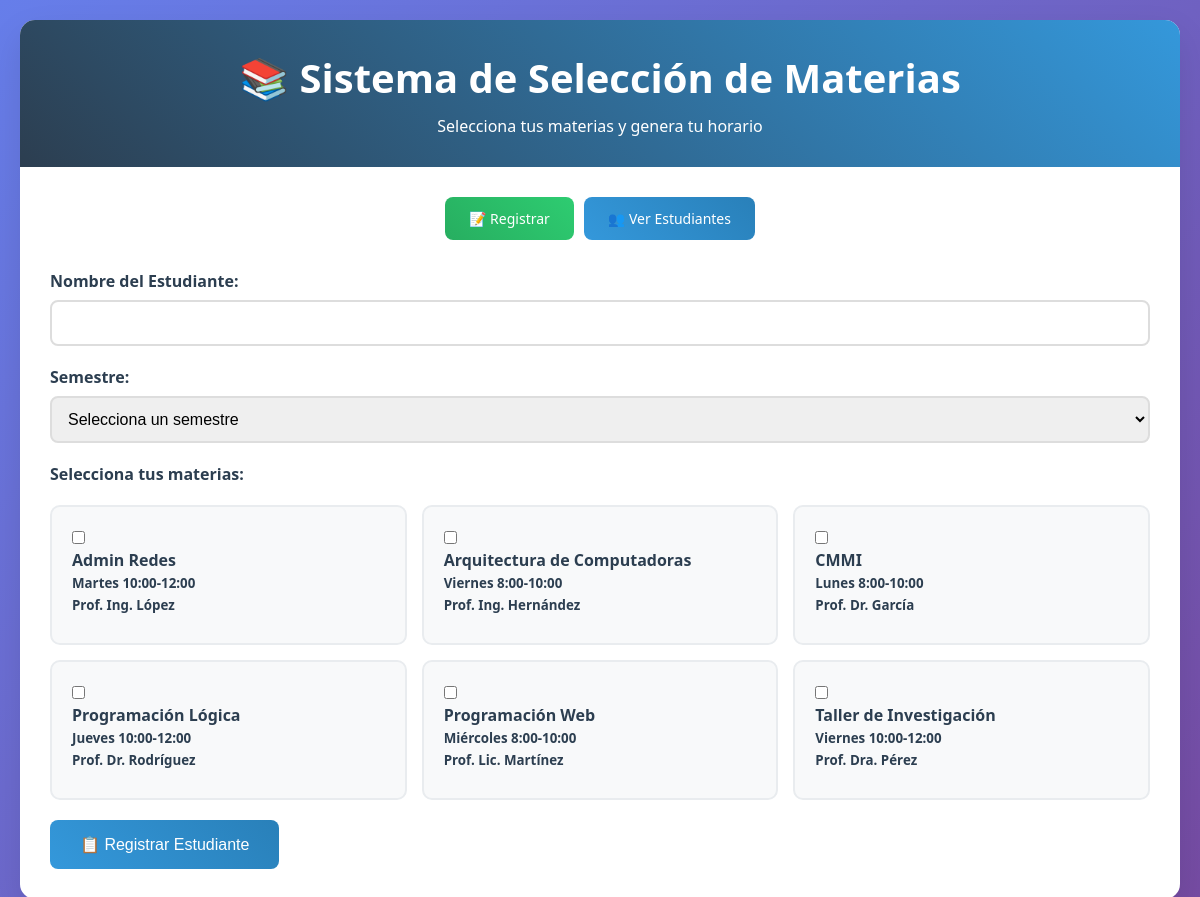
The page / on the database its author committed.
### tables this page shows
CREATE TABLE materias (
    id INT AUTO_INCREMENT PRIMARY KEY,
    nombre VARCHAR(100) NOT NULL,
    horario VARCHAR(50) NOT NULL,
    profesor VARCHAR(100) NOT NULL,
    creditos INT DEFAULT 3
);

### config.php (called while the page is built, shortened)
<?php
function obtenerMaterias($pdo) {
    $stmt = $pdo->query("SELECT * FROM materias ORDER BY nombre");
    return $stmt->fetchAll(PDO::FETCH_ASSOC);
}
?>

### index.php (the view, shortened to what this page needs)
<?php
require_once 'config.php';
$materias = obtenerMaterias($pdo);
?>
<!DOCTYPE html>
<html lang="es">
<head>
    <link rel="stylesheet" href="styles.css">
</head>
<body>
    <div class="container">
        <div class="header">
            <h1>📚 Sistema de Selección de Materias</h1>
            <p>Selecciona tus materias y genera tu horario</p>
        </div>
        <div class="content">
            <div class="nav-buttons">
                <a href="index.php" class="btn btn-active">📝 Registrar</a>
                <a href="estudiantes.php" class="btn">👥 Ver Estudiantes</a>
            </div>
            <form method="POST">
                <div class="form-group">
                    <label for="nombre">Nombre del Estudiante:</label>
                    <input type="text" id="nombre" name="nombre" required>
                </div>
                <div class="form-group">
                    <label for="semestre">Semestre:</label>
                    <select id="semestre" name="semestre" required>
                        <option value="">Selecciona un semestre</option>
                    </select>
                </div>
                <div class="form-group">
                    <label>Selecciona tus materias:</label>
                    <div class="materias-grid">
                        <?php foreach($materias as $materia): ?>
                            <div class="materia-card">
                                <input type="checkbox" id="materia_<?php echo $materia['id']; ?>"
                                       name="materias[]" value="<?php echo $materia['id']; ?>"
                                       onchange="toggleMateria(this)">
                                <label for="materia_<?php echo $materia['id']; ?>">
                                    <strong><?php echo htmlspecialchars($materia['nombre']); ?></strong><br>
                                    <small><?php echo htmlspecialchars($materia['horario']); ?></small><br>
                                    <small>Prof. <?php echo htmlspecialchars($materia['profesor']); ?></small>
                                </label>
                            </div>
                        <?php endforeach; ?>
                    </div>
                </div>
                <button type="submit" name="registrar" class="btn btn-primary">
                    📋 Registrar Estudiante
                </button>
            </form>
        </div>
    </div>
</body>
</html>

### styles.css (style rules this page uses)
* { margin: 0; padding: 0; box-sizing: border-box; }
body { font-family: 'Segoe UI', Tahoma, Geneva, Verdana, sans-serif; background: linear-gradient(135deg, #667eea 0%, #764ba2 100%); min-height: 100vh; padding: 20px; }
.container { max-width: 1200px; margin: 0 auto; background: white; border-radius: 15px; box-shadow: 0 15px 35px rgba(0,0,0,0.1); overflow: hidden; }
.header { background: linear-gradient(45deg, #2c3e50, #3498db); color: white; padding: 30px; text-align: center; }
.header h1 { font-size: 2.5em; margin-bottom: 10px; }
.content { padding: 30px; }
.nav-buttons { display: flex; gap: 10px; margin-bottom: 30px; justify-content: center; }
.btn { background: linear-gradient(45deg, #3498db, #2980b9); color: white; padding: 12px 24px; border: none; border-radius: 8px; cursor: pointer; font-size: 14px; text-decoration: none; display: inline-block; transition: all 0.3s; font-weight: 500; }
.btn-active { background: linear-gradient(45deg, #27ae60, #2ecc71); }
.btn-primary { padding: 15px 30px; font-size: 16px; }
.form-group { margin-bottom: 20px; }
label { display: block; margin-bottom: 8px; font-weight: 600; color: #2c3e50; }
input, select { width: 100%; padding: 12px; border: 2px solid #ddd; border-radius: 8px; font-size: 16px; transition: border-color 0.3s; }
.materias-grid { display: grid; grid-template-columns: repeat(auto-fit, minmax(280px, 1fr)); gap: 15px; margin: 20px 0; }
.materia-card { background: #f8f9fa; padding: 20px; border-radius: 10px; border: 2px solid #e9ecef; transition: all 0.3s; cursor: pointer; }
.materia-card input[type="checkbox"] { width: auto; margin-right: 10px; }

### rows shown on the page
materias: nombre "Admin Redes", horario "Martes 10:00-12:00", profesor "Ing. López"
materias: nombre "Arquitectura de Computadoras", horario "Viernes 8:00-10:00", profesor "Ing. Hernández"
materias: nombre "CMMI", horario "Lunes 8:00-10:00", profesor "Dr. García"
materias: nombre "Programación Lógica", horario "Jueves 10:00-12:00", profesor "Dr. Rodríguez"
materias: nombre "Programación Web", horario "Miércoles 8:00-10:00", profesor "Lic. Martínez"
materias: nombre "Taller de Investigación", horario "Viernes 10:00-12:00", profesor "Dra. Pérez"
